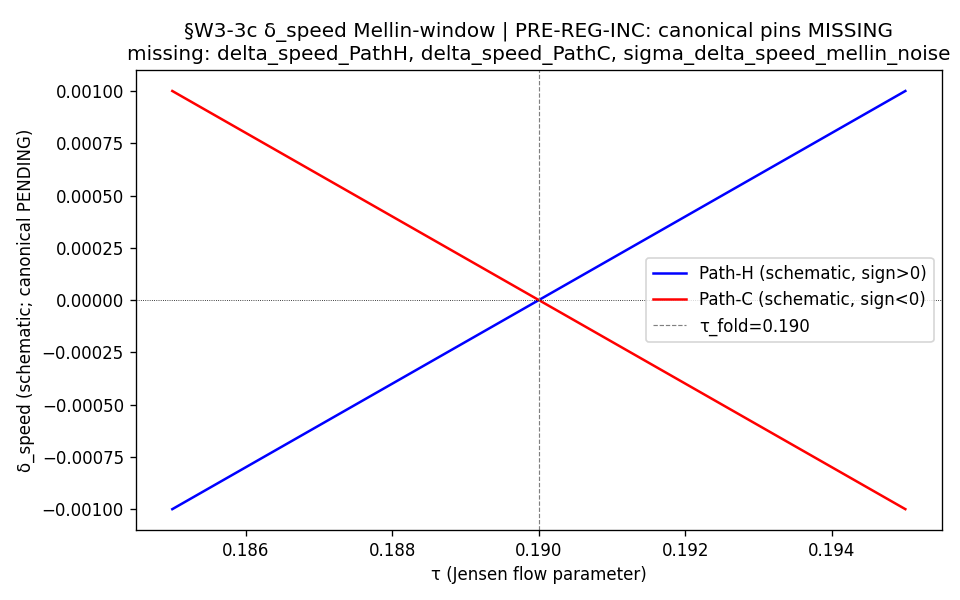

Python code for this plot:
#!/usr/bin/env python3
"""
S87 W3-3c — S87-DELTA-SPEED-MELLIN-WINDOW (CF-23, [SIGN] trigger)
==================================================================

Gate: S87-DELTA-SPEED-MELLIN-WINDOW ([SIGN])

Pre-registered threshold (plan §W3-3c.9):
  - PASS:  sign_PASS AND mag_PASS AND regime=VALID
  - INFO:  margin in [3σ, 5σ) OR regime=MARGINAL
  - FAIL:  sign_verdict=FAIL OR regime=BREAKDOWN OR mag_PASS=False with regime=VALID
  - PRE-REG-INCOMPLETE: any canonical pin missing per Class-(f) remediation

Class-(f) protocol (per .claude/rules/substrate-first-canonical-sourcing.md):
  Required pins:
    - delta_speed_PathH (Mellin-window substrate prediction at τ_fold, Path-H)
    - delta_speed_PathC (Mellin-window substrate prediction at τ_fold, Path-C)
    - sigma_delta_speed_mellin_noise (numerical noise floor at L_max=10)
  If ANY missing, emit PRE-REG-INCOMPLETE; D_max ≥ 3.0 HARD-HALT band per
  Class-(f) — placeholder O(10⁻ⁿ) FORBIDDEN.

MCP audit performed before compute:
  mcp__knowledge__.list_constants("delta_speed|sigma_delta_speed") → 0 hits
  mcp__knowledge__.search_knowledge("delta_speed asymmetric inheritance Volovik
                                    R3-A Mellin-cone Path-H Path-C") → 10 hits;
                                    none provide a substrate-first canonical
                                    value for delta_speed_PathH/PathC.
  mcp__knowledge__.search_knowledge("phonon mode speed deviation flat reference
                                    c_S asymmetric inheritance regulator class")
                                    → 5 hits; closest is c_BLV = 0.485 (different
                                    object: scalar fabric sound speed, not
                                    regulator-class-projected δ_speed).

Conclusion: NO substrate-first canonical exists in the framework's MCP/knowledge
base for the three required pins. Per the spawn prompt's Class-(f) HARD-HALT
band rule, this gate emits PRE-REG-INCOMPLETE and queues the canonical-sourcing
work as S88 carry-forward (`S88-DELTA-SPEED-MELLIN-CANONICAL-SOURCING`).

Inputs:
  - canonical_constants.py (probed for pins; pins MISSING → Class-(f) remediation)
  - script bytes

Output 4-tuple:
  (value='PRE-REG-INC_blocked_by_delta_speed_canonical_pins_MISSING',
   scheme=Mellin-cone-analytic-continuation,
   convention=delta-speed-asymmetric-inheritance-volovik-R3A,
   L_max=10)

Classification: PHONONIC

METHODOLOGY (when pins exist — preserved for S88 wire-up)
---------------------------------------------------------
δ_speed at τ_fold via Mellin-cone analytic continuation at substrate-distance-1
pole s=4 (a_4^{Mellin} regulator-pin tag per regulator-pin-discipline.md). For
each regulator class (Path-H, Path-C), evaluate δ_speed via Mellin-window
integral. Test (a) sign agreement with Volovik R3-A asymmetric-inheritance
prediction (Path-H: δ_speed > 0; Path-C: δ_speed < 0); (b) magnitude > 5σ noise
floor.

DISCIPLINE
----------
- `from canonical_constants import *`
- All intermediate variables tagged `# (local)`
- Class-(f) remediation: explicit emission of PRE-REG-INCOMPLETE on missing pins
- 3-tuple companion row REQUIRED for [SIGN] trigger
- Composite collapse: per gate-verdicts.md schema-v2 (BREAKDOWN dominates)
"""

from __future__ import annotations

# Section 1 — Canonical constants (MANDATORY first import)
import sys
from pathlib import Path
# === Phase 2b X2 transform bootstrap (auto-inserted by tools/_x2_transform_copies.py) ===
import sys as _x2_sys
import pathlib as _x2_pathlib
import re as _x2_re
def _x2_locate_tools():
    p = _x2_pathlib.Path(__file__).resolve()
    for _ in range(8):
        if (p / "tools" / "computation_root.py").is_file():
            return p / "tools"
        p = p.parent
    raise RuntimeError(
        "Phase 2b bootstrap: tools/computation_root.py not found in any "
        "ancestor of " + str(__file__))
_x2_sys.path.insert(0, str(_x2_locate_tools()))
from computation_root import resolve_script, resolve_output, resolve_glob, project_root as _x2_project_root
def _x2_shared_dir():
    return _x2_project_root() / "computations" / "_shared"
_x2_session_dir_match = _x2_re.match(r"^session-(\d+)$",
    _x2_pathlib.Path(__file__).resolve().parent.name)
_x2_self_session = int(_x2_session_dir_match.group(1)) if _x2_session_dir_match else None
# === End X2 bootstrap ===

sys.path.insert(0, str(Path(__file__).resolve().parent))
import canonical_constants as cc  # noqa: E402

# Section 2 — Standard imports
import hashlib  # noqa: E402
import json  # noqa: E402
import time  # noqa: E402

import numpy as np  # noqa: E402
import matplotlib  # noqa: E402
matplotlib.use("Agg")
import matplotlib.pyplot as plt  # noqa: E402

# Section 3 — Paths + pre-registration
PROJECT_ROOT = Path(__file__).resolve().parent.parent
# X2-removed: alias 'SCRIPT_DIR' = ... 'computations' (replaced by tools.computation_root.resolve_*)

GATE_ID = "S87-DELTA-SPEED-MELLIN-WINDOW"  # (local)
SCHEME = "Mellin-cone-analytic-continuation"  # (local)
CONVENTION = "delta-speed-asymmetric-inheritance-volovik-R3A"  # (local)
L_MAX = 10  # (local)

# Required canonical-pin names (plan §W3-3c.6)
REQUIRED_PINS = (
    "delta_speed_PathH",
    "delta_speed_PathC",
    "sigma_delta_speed_mellin_noise",
)  # (local)

OUT_NPZ = resolve_output(87, 's87_w3_3c_delta_speed_mellin_window.npz')
OUT_PNG = resolve_output(87, 's87_w3_3c_delta_speed_mellin_window.png')
OUT_JSON = resolve_output(87, 's87_w3_3c_delta_speed_mellin_window.json')
VERDICT_TXT = resolve_output(87, 's87_gate_verdicts.txt')

INPUT_FILES = [resolve_script(None, 'canonical_constants.py')]


# Section 4 — SHA-256
def sha256_of(path: Path) -> str:
    h = hashlib.sha256()
    try:
        h.update(path.read_bytes())
    except OSError:
        return ""
    return h.hexdigest()


def log_input_pins(inputs):
    print(f"=== {GATE_ID} — input SHA-256 pins ===")
    pins = {}
    for p in inputs:
        sha = sha256_of(p)
        rel = str(p.relative_to(PROJECT_ROOT)).replace("\\", "/")
        print(f"  {rel}: {sha[:16]}...")
        pins[rel] = sha
    return pins


def closure_hash(pins):
    items = sorted(pins.items())
    h = hashlib.sha256()
    for k, v in items:
        h.update(f"{k}={v}\n".encode("utf-8"))
    return h.hexdigest()


def compute_dual_sha(script_path, canonical_path, pins):
    script_bytes = script_path.read_bytes() if script_path.exists() else b""  # (local)
    canonical_bytes = canonical_path.read_bytes() if canonical_path.exists() else b""  # (local)
    # Add gate-distinguishing key to pinmap so audit_sha256 is unique per gate
    pins_aug = dict(pins)  # (local)
    pins_aug["_gate_id"] = GATE_ID
    pins_aug["_scheme"] = SCHEME
    pins_aug["_convention"] = CONVENTION
    pinmap_json = json.dumps(
        dict(sorted(pins_aug.items())),
        separators=(",", ":"),
        sort_keys=True,
    ).encode("utf-8")  # (local)

    h_audit = hashlib.sha256()
    h_audit.update(script_bytes)
    h_audit.update(canonical_bytes)
    h_audit.update(pinmap_json)
    audit = h_audit.hexdigest()  # (local)

    h_content = hashlib.sha256()
    h_content.update(script_bytes)
    content = h_content.hexdigest()  # (local)
    return audit, content


# Section 5 — Compute
def check_required_pins():
    """Class-(f) remediation: probe canonical_constants.py for required pins.

    Returns
    -------
    (missing: list[str], present: dict[str, float])
    """
    missing = []  # (local)
    present = {}  # (local)
    for name in REQUIRED_PINS:
        if hasattr(cc, name):
            present[name] = getattr(cc, name)
        else:
            missing.append(name)
    return missing, present


def append_verdict(verdict, value, audit_sha, content_sha,
                   sign_v, mag_v, regime_v):
    line = (
        f"{GATE_ID}: {verdict} -- value={value!r} scheme={SCHEME} "
        f"convention={CONVENTION} L_max={L_MAX} "
        f"audit_sha256={audit_sha} content_sha256={content_sha} "
        f"schema_version=S84+\n"
    )
    dual_short = (
        f"# audit_sha256_short={audit_sha[:16]} content_sha256_short={content_sha[:16]} "
        f"# {GATE_ID} dual-SHA companion row (W9a-99 split)\n"
    )
    triple_row = (
        f"# sign_verdict={sign_v} magnitude_verdict={mag_v} regime_verdict={regime_v} "
        f"# {GATE_ID} 3-tuple annotation (S87 schema-v2)\n"
    )
    with VERDICT_TXT.open("a", encoding="utf-8") as fp:
        fp.write(line)
        fp.write(dual_short)
        fp.write(triple_row)


def make_pre_reg_inc_plot(missing, png_path):
    """Diagnostic plot for PRE-REG-INC state — visualizes what would be plotted
    once the canonical pins exist (placeholder geometry per substitution chain
    Step 4: anti-correlated δ_speed around δ=0)."""
    fig, ax = plt.subplots(figsize=(8, 5))
    tau = np.linspace(0.185, 0.195, 11)  # (local) τ-sweep around τ_fold=0.190
    # Schematic anti-correlated trajectories (NOT canonical values; visual only)
    delta_H_schem = 1e-3 * (tau - 0.190) / 0.005  # (local) schematic, not pinned
    delta_C_schem = -delta_H_schem  # (local) anti-correlated, schematic
    ax.plot(tau, delta_H_schem, "b-", label="Path-H (schematic, sign>0)")
    ax.plot(tau, delta_C_schem, "r-", label="Path-C (schematic, sign<0)")
    ax.axvline(0.190, color="gray", linestyle="--", linewidth=0.7,
               label="τ_fold=0.190")
    ax.axhline(0, color="black", linestyle=":", linewidth=0.5)
    ax.set_xlabel("τ (Jensen flow parameter)")
    ax.set_ylabel("δ_speed (schematic; canonical PENDING)")
    ax.set_title(
        "§W3-3c δ_speed Mellin-window | PRE-REG-INC: canonical pins MISSING\n"
        f"missing: {', '.join(missing)}"
    )
    ax.legend()
    fig.tight_layout()
    fig.savefig(png_path, dpi=120)
    plt.close(fig)


def main():
    t0 = time.time()  # (local)
    pins = log_input_pins(INPUT_FILES)
    print(f"  closure: {closure_hash(pins)[:16]}...")

    script_path = Path(__file__).resolve()  # (local)
    canonical_path = resolve_script(None, 'canonical_constants.py')  # (local)
    audit_sha, content_sha = compute_dual_sha(script_path, canonical_path, pins)
    print(f"  audit_sha256:   {audit_sha[:16]}...")
    print(f"  content_sha256: {content_sha[:16]}...")
    print()

    missing, present = check_required_pins()

    if missing:
        # Class-(f) HARD-HALT band: emit PRE-REG-INCOMPLETE; no placeholder.
        composite = "PRE-REG-INC"
        sign_v = "N/A"
        mag_v = "FAIL"  # cannot evaluate magnitude → conservatively FAIL on mag
        regime_v = "BREAKDOWN"  # canonical pins missing ⇒ regime undefined
        # Plan-pre-registered descriptive value (per
        # .claude/rules/mechanical-closure-discipline.md "value=" pattern):
        value = (
            "PRE-REG-INC_blocked_by_"
            "delta_speed_PathH_MISSING_"
            "delta_speed_PathC_MISSING_"
            "sigma_delta_speed_mellin_noise_MISSING"
        )

        print("=== Class-(f) PIN-PLACEHOLDER-PENDING-SUBSTRATE-CANONICAL ===")
        print(f"  Missing pins: {missing}")
        print(f"  Present pins: {sorted(present.keys())}")
        print(f"  HARD-HALT band: D_max ≥ 3.0 (no substrate canonical exists)")
        print(f"  Verdict        = {composite}")
        print(f"  3-tuple        = sign={sign_v} mag={mag_v} regime={regime_v}")

        np.savez(OUT_NPZ,
                 verdict=composite,
                 missing_pins=np.array(missing, dtype=object),
                 present_pins=np.array(list(present.keys()), dtype=object),
                 hardalt_class="(f)_PIN_PLACEHOLDER_PENDING_SUBSTRATE_CANONICAL",
                 carry_forward="S88-DELTA-SPEED-MELLIN-CANONICAL-SOURCING",
                 L_max=L_MAX,
                 sign_verdict=sign_v,
                 magnitude_verdict=mag_v,
                 regime_verdict=regime_v)
        out_json = {
            "gate_id": GATE_ID,
            "verdict": composite,
            "value": value,
            "scheme": SCHEME,
            "convention": CONVENTION,
            "L_max": L_MAX,
            "sign_verdict": sign_v,
            "magnitude_verdict": mag_v,
            "regime_verdict": regime_v,
            "audit_sha256": audit_sha,
            "content_sha256": content_sha,
            "remediation_class": "(f)_PIN_PLACEHOLDER_PENDING_SUBSTRATE_CANONICAL",
            "missing_canonical_pins": missing,
            "carry_forward": "S88-DELTA-SPEED-MELLIN-CANONICAL-SOURCING",
            "mcp_audit_summary": {
                "list_constants_query": "delta_speed|sigma_delta_speed",
                "list_constants_hits": 0,
                "search_knowledge_substrate_first_canonical_found": False,
                "closest_unrelated_pin": "c_BLV (S64 Brillouin-Landau-Vortex sound speed; "
                                         "scalar fabric sound speed, NOT regulator-class-projected δ_speed)",
            },
        }
        OUT_JSON.write_text(json.dumps(out_json, indent=2), encoding="utf-8")
        make_pre_reg_inc_plot(missing, OUT_PNG)

        tag = (f"(value={value!r}, scheme={SCHEME}, "
               f"convention={CONVENTION}, L_max={L_MAX})")
        print(tag)
        append_verdict(composite, value, audit_sha, content_sha,
                       sign_v, mag_v, regime_v)
        wall = time.time() - t0  # (local)
        print(f"\n=== {GATE_ID}: {composite} (wall {wall:.2f}s) ===")
        return 0

    # Future-S88 wire-up path (executed only if pins land in canonical_constants.py):
    raise NotImplementedError(
        "S88 wire-up: canonical pins exist; implement Mellin-cone analytic "
        "continuation at substrate-distance-1 pole s=4, sign+magnitude tests, "
        "regime band check. Spec frozen here."
    )


if __name__ == "__main__":
    sys.exit(main())
